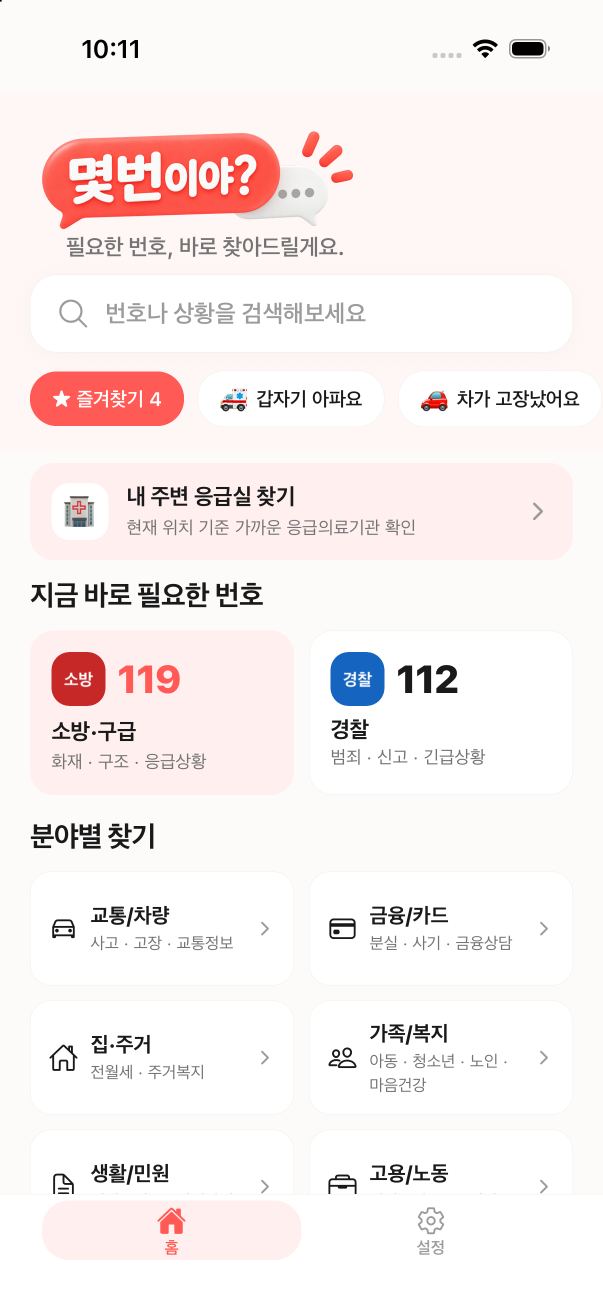
#> input picture apps/mobile/artifacts/app-store-screenshots/01-home.png, 1206 x 2622 px (shown at 1/2 size)
$ python -i promo_render.py   (imports and definitions only)
#> lines starting #> are read from the running program, lines starting #| are printed output that depends on the picture; after the words box and inside, x2 and y2 are one past the last pixel; in counts of white or black regions, pixels touching at a corner belong together
import math, sys, subprocess
from PIL import Image, ImageDraw, ImageFont, ImageFilter, ImageChops

R = '/mnt/user-data/uploads/WhatNumber/apps/mobile/'
S = R + 'store-assets/video/source/assets/'
W, H, FPS = 1080, 1920, 30
DUR = 25.0

KR = {w: ('/usr/share/fonts/opentype/noto/NotoSansCJK-%s.ttc' % w, 1) for w in ('Black', 'Bold', 'Medium', 'Regular')}
_fc = {}
# [4 lines left out: function font, not called in this run]

CORAL = (255, 90, 85)
CORAL_D = (232, 64, 60)
CREAM = (255, 247, 246)
INK = (25, 25, 25)
GREY = (116, 116, 116)
WHITE = (255, 255, 255)

def clamp(x, a=0.0, b=1.0): return max(a, min(b, x))
def prog(t, a, b): return clamp((t - a) / (b - a))
def eo(x): return 1 - (1 - x) ** 3
def eio(x): return 3 * x * x - 2 * x * x * x
def eback(x, s=1.7):
    x = clamp(x) - 1
    return x * x * ((s + 1) * x + s) + 1

def L(p): return Image.open(p).convert('RGBA')
# [1 line that did not run here, left out]
# [1 line that did not run here, left out]
# [1 line that did not run here, left out]

def rounded_mask(w, h, r):
#> called with w = 788, h = 1543, r = 70
    m = Image.new('L', (w * 2, h * 2), 0)
#> m: PIL image 1576x3086 L; every value is 0
    ImageDraw.Draw(m).rounded_rectangle((0, 0, w * 2 - 1, h * 2 - 1), radius=r * 2, fill=255)
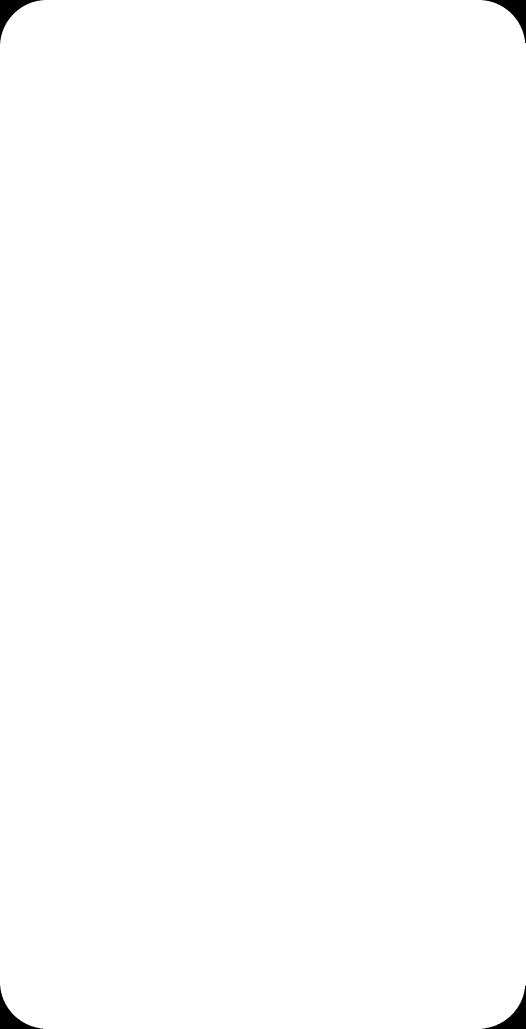
#> m: PIL image 1576x3086 L (shown at 1/3 size); 99.7% white; 4 black regions, box (x1, y1, x2, y2) and area: (0, 0, 129, 129) 4243, (1447, 0, 1576, 129) 4243, (0, 2957, 129, 3086) 4243, (1447, 2957, 1576, 3086) 4243
    return m.resize((w, h), Image.LANCZOS)

# [29 lines left out: functions shadow_of, paste, put_center, text, not called in this run]

_tc = {}
# [15 lines left out: functions T, pill, not called in this run]

# ---------- phone ----------
PH_W = 820
SCR_W = PH_W - 32
SC = SCR_W / 1206
SCR_H = int(2240 * SC)                 # crop above the test-ad banner (never on screen anyway)
PH_H = SCR_H + 16 + 60
SCR_MASK = rounded_mask(SCR_W, SCR_H + 80, 70).crop((0, 0, SCR_W, SCR_H))
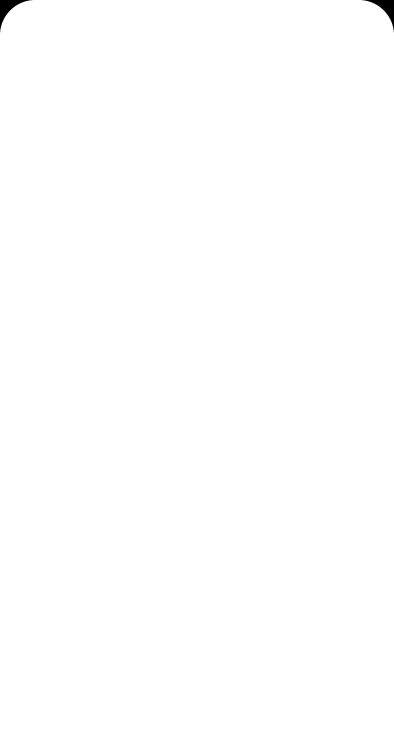
#> SCR_MASK: PIL image 788x1463 L (shown at 1/2 size); min 0, max 255, mean 254.5
_frame = None
# [7 lines left out: function phone_frame, not called in this run]
_scr = {}
# [13 lines left out: functions screen, phone, not called in this run]

PH_X = (W - PH_W) // 2
PH_Y = 760
def sx(x): return PH_X + 16 + x * SC          # screenshot px -> frame px
def sy(y, py=PH_Y): return py + 16 + y * SC

# [40 lines left out: functions callout, ripple, headline, not called in this run]

def bg(color):
    return Image.new('RGBA', (W, H), color + (255,))

_cream = None
# [10 lines left out: function cream_bg, not called in this run]

def phone_rise(lt, a=0.0):
    k = eo(prog(lt, a, a + 0.55))
    return PH_Y + (1 - k) * 900

# ---------- S0: hook 0-3.0 ----------
CHIPS = ['카드 분실 몇번?', '견인차 몇번?', '응급실 어디?', '보이스피싱 신고?', '전세 상담 몇번?', '층간소음 상담?', '유실물 문의?', '해외에서 사고?']
# [23 lines left out: function s0, not called in this run]

# ---------- S1: card lost (search) 3.0-7.6 ----------
QUERY = '카드 분실'
SEARCH_TXT_BOX = (175, 575, 1100, 690)       # area holding typed text inside the search bar
RESULT_BOX = (0, 760, 1206, 2240)
# [114 lines left out: functions s1, app_card, s2, s3, s4, not called in this run]

# ---------- S5: 95 numbers 19.6-21.8 ----------
LANGS = ['한국어', 'English', '日本語', '中文']
# [37 lines left out: functions s5, s6, not called in this run]

def frame_at(t):
    if t < 3.0: f = s0(t)
    elif t < 7.6: f = s1(t)
    elif t < 11.8: f = s2(t)
    elif t < 16.4: f = s3(t)
    elif t < 19.6: f = s4(t)
    elif t < 21.8: f = s5(t)
    else: f = s6(t)
    return f.convert('RGB')

def render_idx(i): return frame_at(i / FPS).tobytes()

# [13 lines not run here, left out]

>>> import cv2
>>> picture = cv2.imread('../../../artifacts/app-store-screenshots/01-home.png', cv2.IMREAD_GRAYSCALE)
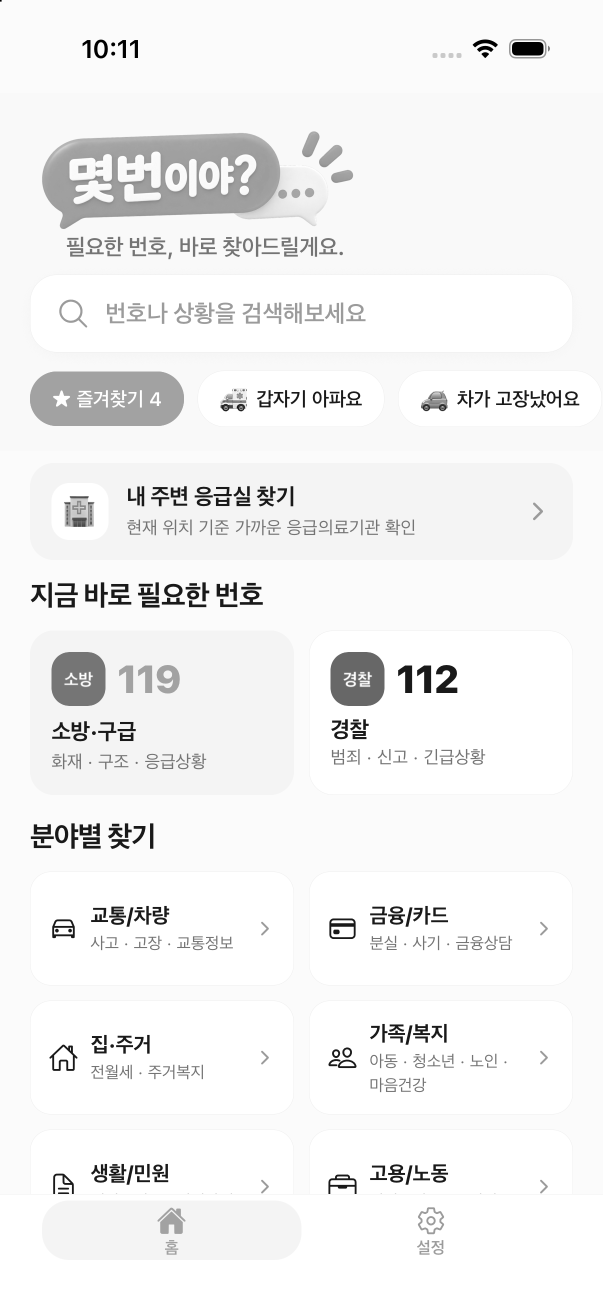
#> picture: shape (2622, 1206) (shown at 1/2 size); min 0, max 255, mean 242.4
#> (the run stopped early here; a loop or call above may not have finished)

$ run again, on apps/mobile/store-assets/raw/01_home_raw.png
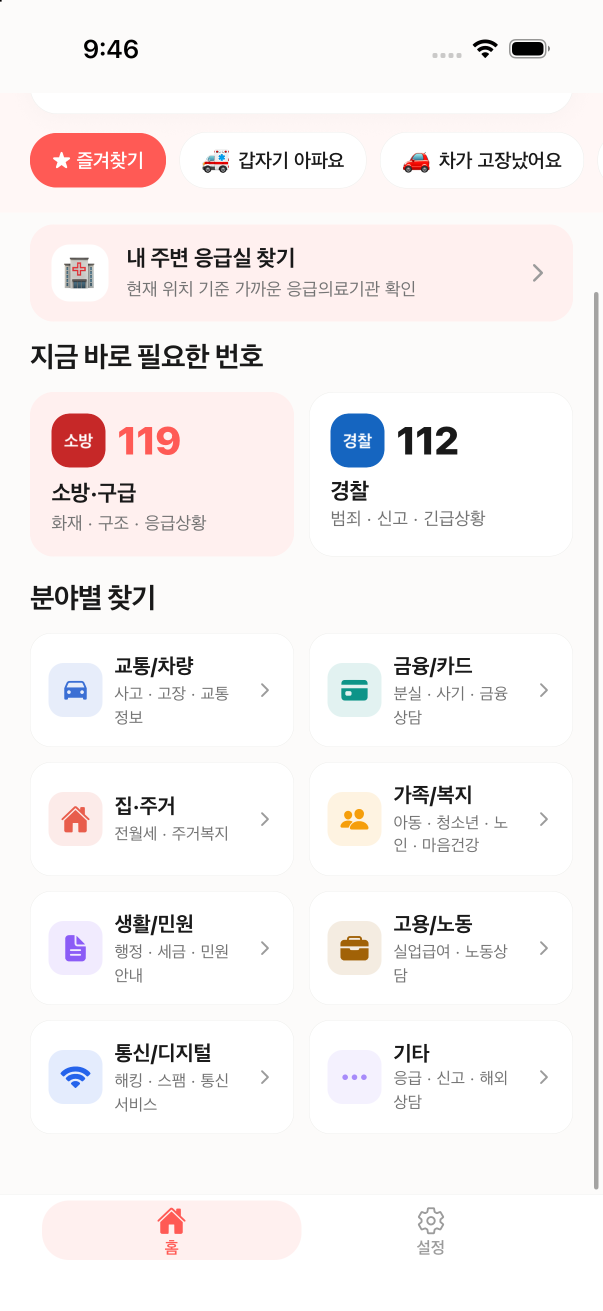
#> input picture apps/mobile/store-assets/raw/01_home_raw.png, 1206 x 2622 px (shown at 1/2 size)
#> `picture = cv2.imread('../../../artifacts/app-store-screenshots/01-home..`:
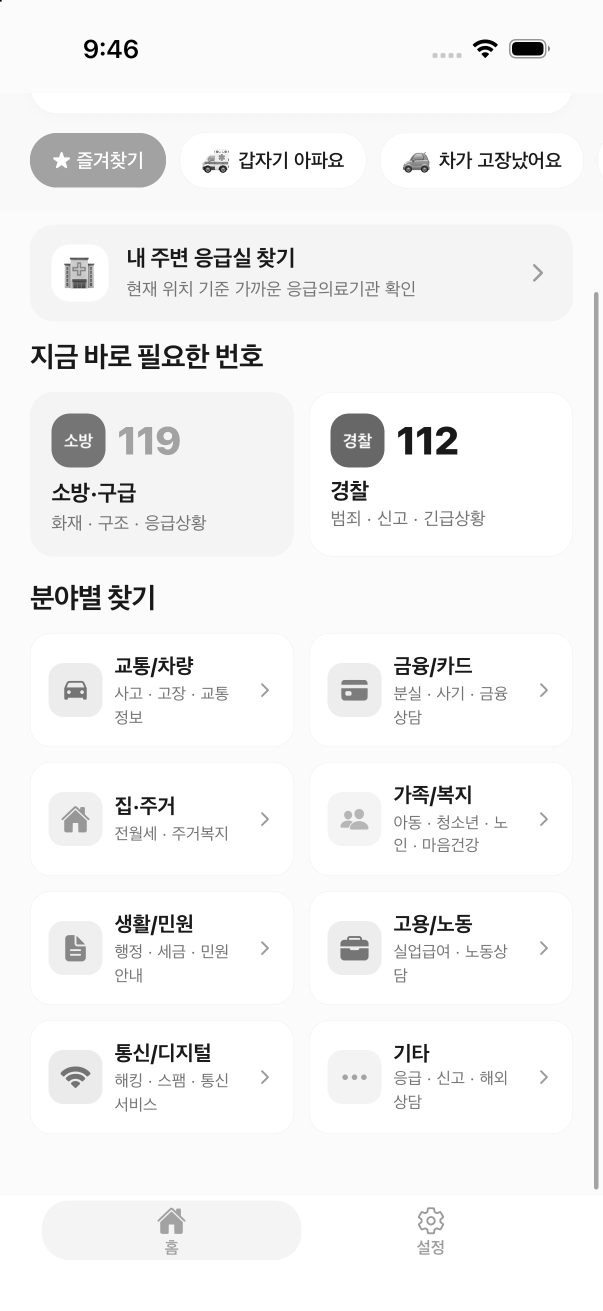
#> picture: shape (2622, 1206) (shown at 1/2 size); min 0, max 255, mean 243.8
